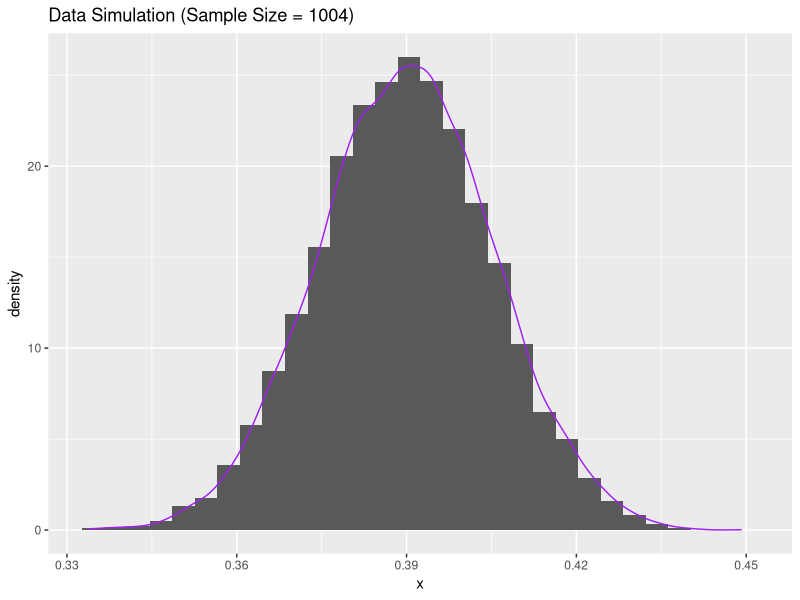

Source code (R): (Note: this script raises an error after producing the figure.)
####################################################################################################
# Lab 10

library(tidyverse)
####################################################################################################
# Task 1: Basic Simulation

# Use rbinom() to generate data
data_simulation_1 <- tibble(x=rbinom(10000, size = 1004, prob = 0.39)) /1004

# Plot a histogram of the data
ggplot(data = data_simulation_1, aes(x = x)) +
  geom_histogram(
    aes(y = ..density..),  
  ) +
  geom_density(
    color = "purple"
  ) +
  ggtitle("Data Simulation (Sample Size = 1004)")
  
# Shape is unimodal and centered around x=0.39 
# mean(data_simulation_1$x)


# What is the range of the middle 95%?

lower_bound <- quantile(data_simulation$x, 0.025) 
upper_bound <- quantile(data_simulation$x, 0.975) 
middle_range <- upper_bound - lower_bound

# Range of middle 95% is ~0.06

margin_of_error = middle_range/2

# Margin of error is ~0.03

# This margin of error of ~3% is better than Gallup's margin of error of 4%


###########################################################

# Task 1 Part 2: Repeat Simulation for Double Sample Size 

data_simulation_2 <- tibble(x=rbinom(10000, size = 1004*2, prob = 0.39)) /1004

# Plot a histogram of the data
ggplot(data = data_simulation_2, aes(x = x)) +
  geom_histogram(
    aes(y = ..density..),  
  ) +
  geom_density(
    color = "purple"
  ) + 
  ggtitle("Data Simulation (Sample Size = 2008)")


# Shape is unimodal and centered around x=0.78 
# mean(data_simulation_2$x)


# What is the range of the middle 95%?

lower_bound_2 <- quantile(data_simulation_2$x, 0.025) 
upper_bound_2 <- quantile(data_simulation_2$x, 0.975) 
middle_range_2 <- upper_bound_2 - lower_bound_2

# Range is ~0.06

margin_of_error_2 = middle_range_2/2

# Margin of error is ~4.3

# This margin of error of ~3% is better than Gallup's margin of error of 4%



####################################################################################################
